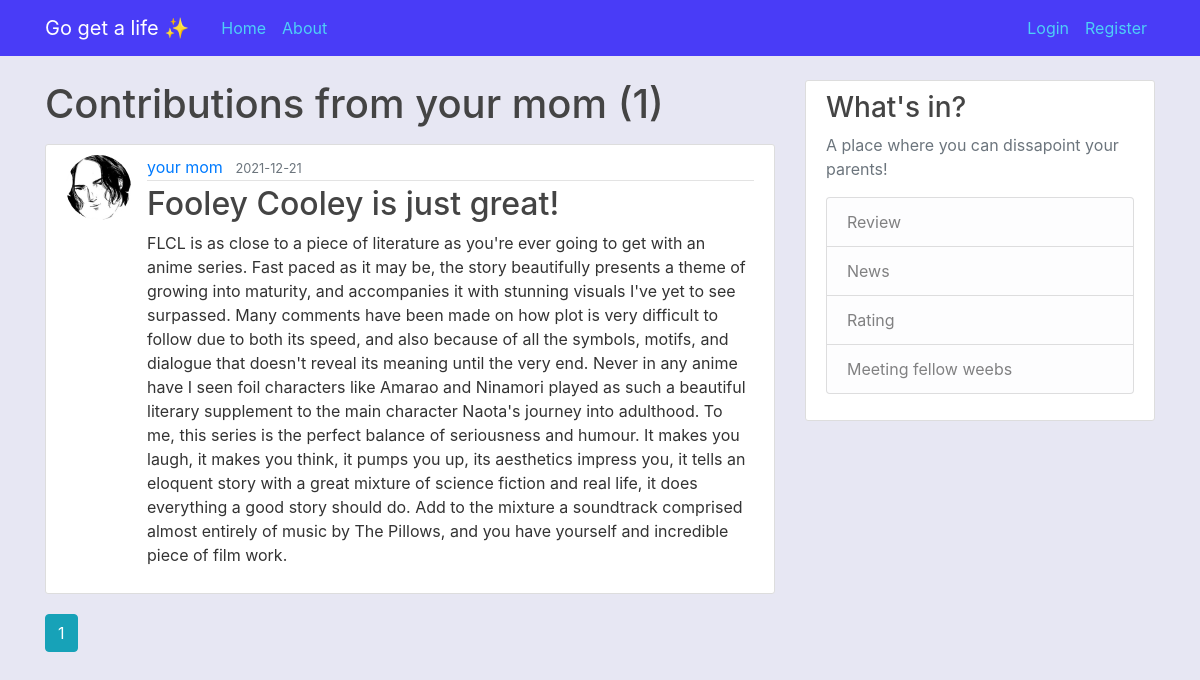
The app's page /user/your mom, older data.
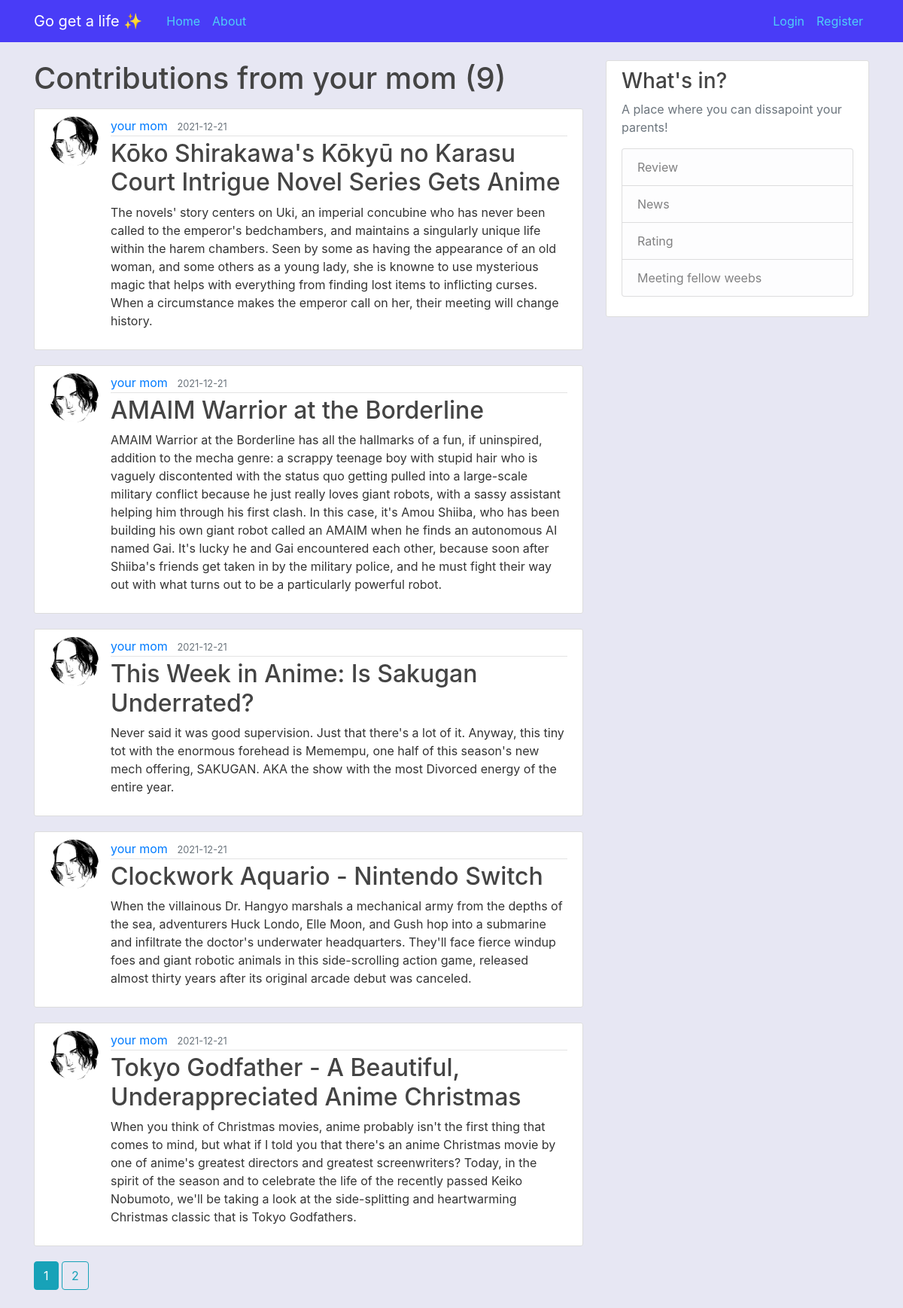
The same page, newer data.
### flask_webapp/models.py (models this page shows, shortened)
class User(db.Model, UserMixin):
    id = db.Column(db.Integer, primary_key=True)
    username = db.Column(db.String(20), unique=True, nullable=False)
    email = db.Column(db.String(120), unique=True, nullable=False)
    image_file = db.Column(db.String(20), nullable=False, default='default.jpg')
    password = db.Column(db.String(60), nullable=False)
    posts = db.relationship('Post', backref='author', lazy=True)

class Post(db.Model):
    id = db.Column(db.Integer, primary_key=True)
    title = db.Column(db.String(100), nullable=False)
    date_posted = db.Column(db.DateTime, nullable=False, default=datetime.utcnow)
    content = db.Column(db.Text, nullable=False)
    user_id = db.Column(db.Integer, db.ForeignKey('user.id'), nullable=False)

### flask_webapp/users/routes.py (the view)
@users.route("/user/<string:username>")
def user_posts(username):
    page = request.args.get('page', 1, type=int)
    user = User.query.filter_by(username=username).first_or_404()
    posts = Post.query.filter_by(author=user)\
        .order_by(Post.date_posted.desc())\
        .paginate(page=page, per_page=5)
    return render_template('user_posts.html', posts=posts, user=user)

### flask_webapp/templates/user_posts.html
{% extends "layout.html" %}
{% block content %}
    <h1 class="mb-3">Contributions from {{ user.username }} ({{ posts.total }})</h1>
    {% for post in posts.items %}
        <article class="media content-section">
            <img class="rounded-circle article-img" src="{{ url_for('static', filename='profile_pics/' + post.author.image_file) }}">
            <div class="media-body">
                <div class="article-metadata">
                    <a class="mr-2" href="{{ url_for('users.user_posts', username=post.author.username) }}">{{ post.author.username }}</a>
                    <small class="text-muted">{{ post.date_posted.strftime('%Y-%m-%d') }}</small>
                </div>
                <h2><a class="article-title" href="{{ url_for('posts.post', post_id=post.id) }}">{{ post.title }}</a></h2>
                <p class="article-content">{{ post.content }}</p>
            </div>
        </article>
    {% endfor %}
    {% for page_num in posts.iter_pages(left_edge=1, right_edge=1, left_current=1, right_current=2) %}
        {% if page_num %}
            {% if posts.page == page_num %}
                <a class="btn btn-info mb-4" href="{{ url_for('users.user_posts', username=user.username, page=page_num) }}">{{ page_num }}</a>
            {% else %}
                <a class="btn btn-outline-info mb-4" href="{{ url_for('users.user_posts', username=user.username, page=page_num) }}">{{ page_num }}</a>
            {% endif %}
        {% else %}
        ...
        {% endif %}
    {% endfor %}
{% endblock content %}

### flask_webapp/templates/layout.html (shortened to what this page needs)
<!DOCTYPE html>
<html>
<head>
    <link rel="stylesheet" href="https://maxcdn.bootstrapcdn.com/bootstrap/4.0.0/css/bootstrap.min.css">
    <link rel="stylesheet" type="text/css" href="{{ url_for('static', filename='main.css') }}">
</head>
<body>
    <header class="site-header">
        <nav class="navbar navbar-expand-md navbar-dark bg-steel fixed-top">
          <div class="container">
            <a class="navbar-brand mr-4" href="/">Go get a life ✨</a>
            <div class="collapse navbar-collapse" id="navbarToggle">
              <div class="navbar-nav mr-auto">
                <a class="nav-item nav-link" href="{{ url_for('main.home') }}">Home</a>
                <a class="nav-item nav-link" href="{{ url_for('main.about') }}">About</a>
              </div>
              <div class="navbar-nav">
                {% if current_user.is_authenticated %}
                  <a class="nav-item nav-link" href="{{ url_for('users.account') }}">Account</a>
                  <a class="nav-item nav-link" href="{{ url_for('users.logout') }}">Logout</a>
                {% else %}
                  <a class="nav-item nav-link" href="{{ url_for('users.login') }}">Login</a>
                  <a class="nav-item nav-link" href="{{ url_for('users.register') }}">Register</a>
                {% endif %}
              </div>
            </div>
          </div>
        </nav>
    </header>
    <main role="main" class="container">
        <div class="row">
          <div class="col-md-8">
            {% block content %}{% endblock %}
          </div>
          <div class="col-md-4">
            <div class="content-section">
              <h3>What's in?</h3>
              <p class='text-muted'>A place where you can dissapoint your parents!
                <ul class="list-group">
                  <li class="list-group-item list-group-item-light">Review</li>
                  <li class="list-group-item list-group-item-light">News</li>
                  <li class="list-group-item list-group-item-light">Rating</li>
                  <li class="list-group-item list-group-item-light">Meeting fellow weebs</li>
                </ul>
              </p>
            </div>
          </div>
        </div>
    </main>
</body>
</html>

### flask_webapp/static/main.css (style rules this page uses)
body { background: #e7e7f3; color: #333333; margin-top: 5rem; }
h1, h2, h3, h4, h5, h6 { color: #444444; }
.bg-steel { background-color: #493cf7; }
.site-header .navbar-nav .nav-link { color: #4ecff7; }
.content-section { background: #ffffff; padding: 10px 20px; border: 1px solid #dddddd; border-radius: 3px; margin-bottom: 20px; }
.article-title { color: #444444; }
.article-content { white-space: pre-line; }
.article-img { height: 65px; width: 65px; margin-right: 16px; }
.article-metadata { padding-bottom: 1px; margin-bottom: 4px; border-bottom: 1px solid #e3e3e3 }

Row changes from the older to the newer data that the page shows:
no longer on this page (row unchanged): Post: image_file (placeholder picture), author.username "your mom", date_posted "2021-12-21", title "Fooley Cooley is just great!", content "FLCL is as close to a piece of literature as you're ever going to get with an anime series. Fast paced as it may be, the story beautifully presents a theme of growing into maturity, and accompanies it with stunning visuals I've yet to see surpassed. Many comments have been made on how plot is very difficult to follow due to both its speed, and also because of all the symbols, motifs, and dialogue that doesn't reveal its meaning until the very end. Never in any anime have I seen foil characters like Amarao and Ninamori played as such a beautiful literary supplement to the main character Naota's journey into adulthood. To me, this series is the perfect balance of seriousness and humour. It…"
added Post: image_file (placeholder picture), author.username "your mom", date_posted "2021-12-21", title "Kōko Shirakawa's Kōkyū no Karasu Court Intrigue Novel Series Gets Anime", content "The novels' story centers on Uki, an imperial concubine who has never been called to the emperor's bedchambers, and maintains a singularly unique life within the harem chambers. Seen by some as having the appearance of an old woman, and some others as a young lady, she is knowne to use mysterious magic that helps with everything from finding lost items to inflicting curses. When a circumstance makes the emperor call on her, their meeting will change history."
added Post: image_file (placeholder picture), author.username "your mom", date_posted "2021-12-21", title "AMAIM Warrior at the Borderline", content "AMAIM Warrior at the Borderline has all the hallmarks of a fun, if uninspired, addition to the mecha genre: a scrappy teenage boy with stupid hair who is vaguely discontented with the status quo getting pulled into a large-scale military conflict because he just really loves giant robots, with a sassy assistant helping him through his first clash. In this case, it's Amou Shiiba, who has been building his own giant robot called an AMAIM when he finds an autonomous AI named Gai. It's lucky he and Gai encountered each other, because soon after Shiiba's friends get taken in by the military police, and he must fight their way out with what turns out to be a particularly powerful robot."
added Post: image_file (placeholder picture), author.username "your mom", date_posted "2021-12-21", title "This Week in Anime: Is Sakugan Underrated?", content "Never said it was good supervision. Just that there's a lot of it. Anyway, this tiny tot with the enormous forehead is Memempu, one half of this season's new mech offering, SAKUGAN. AKA the show with the most Divorced energy of the entire year."
added Post: image_file (placeholder picture), author.username "your mom", date_posted "2021-12-21", title "Clockwork Aquario - Nintendo Switch", content "When the villainous Dr. Hangyo marshals a mechanical army from the depths of the sea, adventurers Huck Londo, Elle Moon, and Gush hop into a submarine and infiltrate the doctor's underwater headquarters. They'll face fierce windup foes and giant robotic animals in this side-scrolling action game, released almost thirty years after its original arcade debut was canceled."
added Post: image_file (placeholder picture), author.username "your mom", date_posted "2021-12-21", title "Tokyo Godfather - A Beautiful, Underappreciated Anime Christmas", content "When you think of Christmas movies, anime probably isn't the first thing that comes to mind, but what if I told you that there's an anime Christmas movie by one of anime's greatest directors and greatest screenwriters? Today, in the spirit of the season and to celebrate the life of the recently passed Keiko Nobumoto, we'll be taking a look at the side-splitting and heartwarming Christmas classic that is Tokyo Godfathers."
Text that changed along with them:
{{ posts.total }}: "1" → "9"
new list line: "2"
